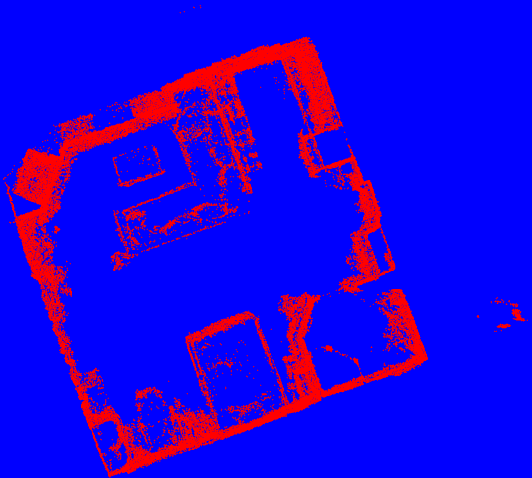
#> input picture optimal_path_finding/birdseye_view_binary.png, 1063 x 956 px (shown at 1/2 size)
$ jupyter execute optimal_path.ipynb
#> lines starting #> are read from the running program, lines starting #| are printed output that depends on the picture; after the words box and inside, x2 and y2 are one past the last pixel; in counts of white or black regions, pixels touching at a corner belong together
[cell 1]
import cv2
import numpy as np
import heapq

image = cv2.imread('birdseye_view_binary.png')
#> image is the input picture: shape (956, 1063, 3); mean B, G, R 223.2, 0, 31.8

red_mask = (image[:, :, 2] > 200) & (image[:, :, 1] < 100) & (image[:, :, 0] < 100)
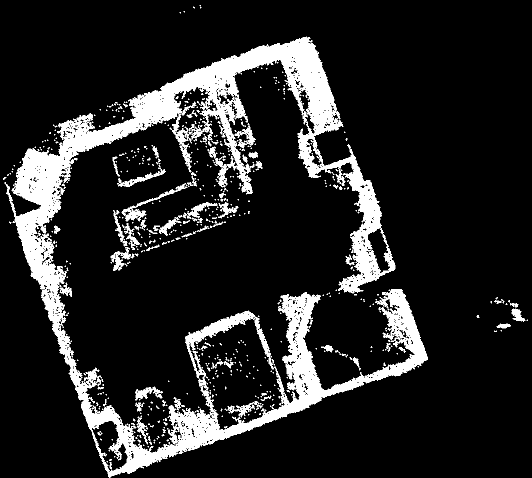
#> red_mask: shape (956, 1063) bool (shown at 1/2 size); 12.5% white; 713 white regions (602 under 20 px), largest, box (x1, y1, x2, y2) and area: (11, 73, 856, 955) 109115, (243, 366, 375, 443) 1116, (506, 633, 548, 739) 727

binary_map = np.ones_like(red_mask, dtype=int)
binary_map[~red_mask] = 0

min_distance = 5
start = (307, 321)
end = (746, 564)
# end = (643, 770)

def min_distance_to_red(x, y, red_mask):
    red_coords = np.argwhere(red_mask)
    return np.min(np.sqrt((red_coords[:, 0] - x) ** 2 + (red_coords[:, 1] - y) ** 2))

def a_star(start, end, grid, red_mask):
#> called with start = (307, 321), end = (746, 564)
    open_list = []
    heapq.heappush(open_list, (0 + heuristic(start, end), 0, start))
    came_from = {}
    g_cost = {start: 0}
    while open_list:
        _, current_g, current = heapq.heappop(open_list)
        if current == end:
            return reconstruct_path(came_from, current)

        for neighbor in get_neighbors(current):
            if grid[neighbor] == 1:
                continue

            #if min_distance_to_red(neighbor[0], neighbor[1], red_mask) < min_distance:
            #    continue

            tentative_g = current_g + (1.414 if neighbor[0] != current[0] and neighbor[1] != current[1] else 1)
            if neighbor not in g_cost or tentative_g < g_cost[neighbor]:
                g_cost[neighbor] = tentative_g
                f_cost = tentative_g + heuristic(neighbor, end)
                heapq.heappush(open_list, (f_cost, tentative_g, neighbor))
                came_from[neighbor] = current
    return None

def heuristic(a, b):
    return np.sqrt((a[0] - b[0]) ** 2 + (a[1] - b[1]) ** 2)

def get_neighbors(current):
    x, y = current
    neighbors = [(x + 1, y), (x - 1, y), (x, y + 1), (x, y - 1),
                 (x + 1, y + 1), (x + 1, y - 1), (x - 1, y + 1), (x - 1, y - 1)]
    return [n for n in neighbors if 0 <= n[0] < image.shape[0] and 0 <= n[1] < image.shape[1]]

def reconstruct_path(came_from, current):
    path = []
    while current in came_from:
        path.append(current)
        current = came_from[current]
    path.append(current)
    return path[::-1]

path = a_star(start, end, binary_map, red_mask)
#> path = 440 pairs, first value 307 to 746, second value 321 to 564

if path:
    for (x, y) in path:
        image[x, y] = [0, 255, 0]
#> this loop made 440 passes
#> y on passes 1 to 3: 321, 322, 323
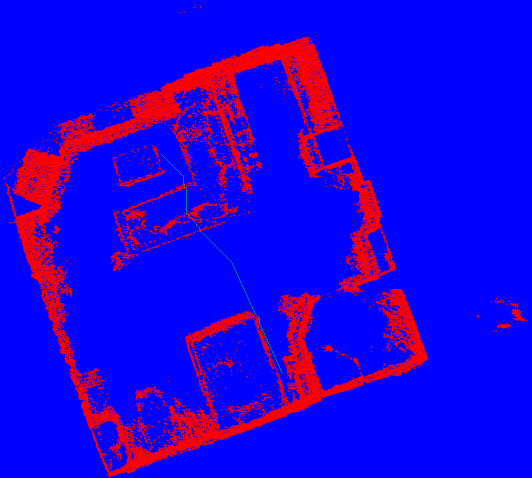
#> image: shape (956, 1063, 3) (shown at 1/2 size); 0.04% of pixels changed, all inside (x1, y1, x2, y2) = (321, 307, 565, 747)

cv2.imwrite('optimal_path_remote_to_bed.png', image)
#> Out = True
# cv2.imwrite('optimal_path_remote_to_sink.png', image)
